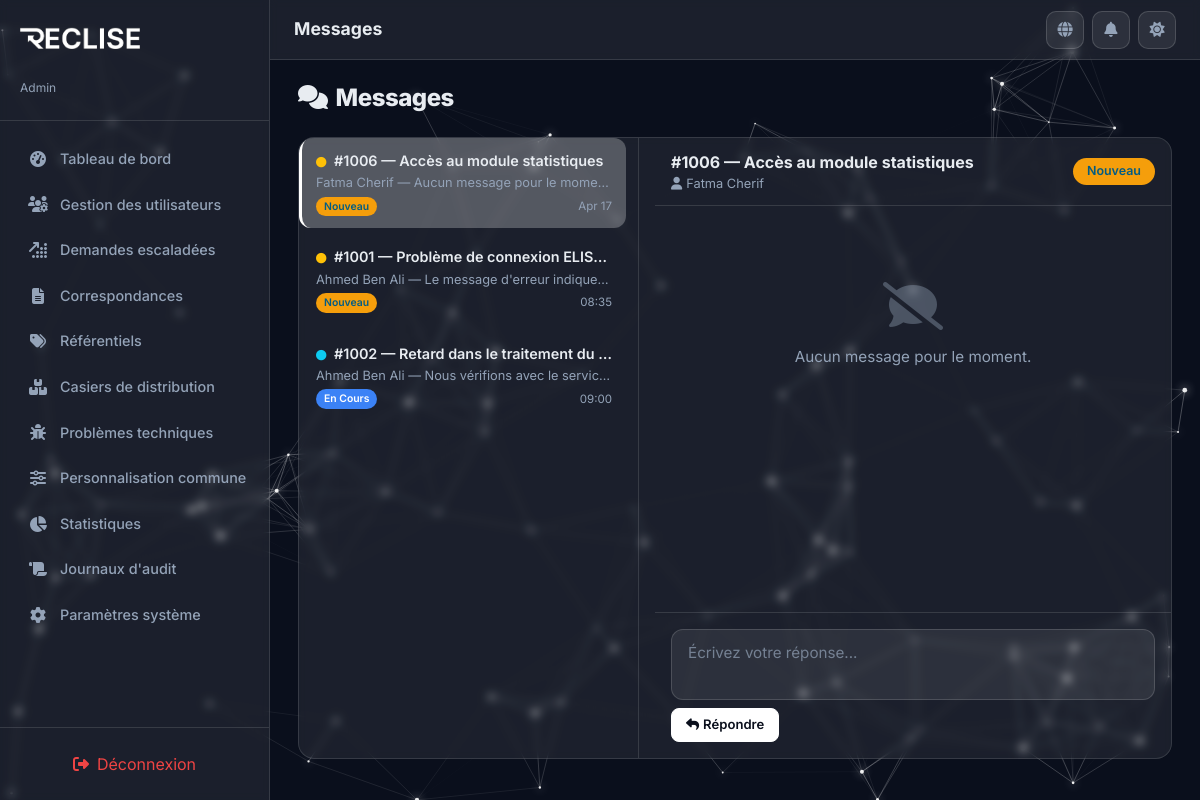
The app's page /PhtP/support/messages.php (signed in) with its own data.
### tables this page shows
CREATE TABLE IF NOT EXISTS requests (
  id                INT AUTO_INCREMENT PRIMARY KEY,
  user_id           INT           NOT NULL,
  type              ENUM('request', 'complaint') NOT NULL DEFAULT 'request',
  title             VARCHAR(255)  NOT NULL,
  description       TEXT          NOT NULL,
  category          ENUM('technical', 'access', 'training') NOT NULL DEFAULT 'technical',
  priority          ENUM('low', 'medium', 'high') NOT NULL DEFAULT 'medium',
  status            ENUM('new', 'in_progress', 'resolved', 'escalated', 'closed') NOT NULL DEFAULT 'new',
  assigned_to       INT           DEFAULT NULL,
  escalated_to_admin TINYINT(1)   NOT NULL DEFAULT 0,
  request_from      ENUM('user', 'support') NOT NULL DEFAULT 'user',
  support_response  TEXT          DEFAULT NULL,
  closure_motive    VARCHAR(255)  DEFAULT NULL,
  created_at        DATETIME      NOT NULL DEFAULT CURRENT_TIMESTAMP,
  updated_at        DATETIME      NOT NULL DEFAULT CURRENT_TIMESTAMP ON UPDATE CURRENT_TIMESTAMP,

  CONSTRAINT fk_requests_user      FOREIGN KEY (user_id)     REFERENCES users(id) ON DELETE CASCADE,
  CONSTRAINT fk_requests_assigned  FOREIGN KEY (assigned_to) REFERENCES users(id) ON DELETE SET NULL
);

CREATE TABLE IF NOT EXISTS users (
  id            INT AUTO_INCREMENT PRIMARY KEY,
  email         VARCHAR(255)  NOT NULL UNIQUE,
  password_hash VARCHAR(255)  NOT NULL DEFAULT '',
  full_name     VARCHAR(255)  NOT NULL,
  role          ENUM('user', 'support', 'admin') NOT NULL DEFAULT 'user',
  phone         VARCHAR(50)   DEFAULT NULL,
  department    VARCHAR(100)  DEFAULT NULL,
  status        ENUM('active', 'inactive') NOT NULL DEFAULT 'active',
  avatar        VARCHAR(10)   DEFAULT NULL,
  joined_at     DATETIME      NOT NULL DEFAULT CURRENT_TIMESTAMP,
  updated_at    DATETIME      NOT NULL DEFAULT CURRENT_TIMESTAMP ON UPDATE CURRENT_TIMESTAMP
);

CREATE TABLE IF NOT EXISTS messages (
  id          INT AUTO_INCREMENT PRIMARY KEY,
  request_id  INT           NOT NULL,
  sender_type ENUM('user', 'support', 'admin', 'system') NOT NULL,
  sender_id   INT           DEFAULT NULL,
  body        TEXT          NOT NULL,
  created_at  DATETIME      NOT NULL DEFAULT CURRENT_TIMESTAMP,

  CONSTRAINT fk_msg_request FOREIGN KEY (request_id) REFERENCES requests(id) ON DELETE CASCADE,
  CONSTRAINT fk_msg_sender  FOREIGN KEY (sender_id)  REFERENCES users(id)    ON DELETE SET NULL
);

### PhtP/includes/i18n.php (called while the page is built, shortened)
<?php
function get_translations($lang = 'fr') {
    return $translations[$lang] ?? $translations['fr'];
}
function t($key, $lang = null) {
    if ($lang === null) {
        $lang = $_SESSION['lang'] ?? 'fr';
    }
    $translations = get_translations($lang);
    return $translations[$key] ?? $key;
}
?>

### PhtP/includes/functions.php (called while the page is built, shortened)
<?php
function to_camel($row) {
    $result = [];
    foreach ($row as $key => $value) {
        $camel = preg_replace_callback('/_([a-z])/', function ($m) {
            return strtoupper($m[1]);
        }, $key);
        $result[$camel] = $value;
    }
    return $result;
}
function to_camel_all($rows) {
    return array_map('to_camel', $rows);
}

### PhtP/support/messages.php (the view, shortened to what this page needs)
<?php
require_once '../includes/header.php';
$requests = to_camel_all($pdo->query("SELECT r.*, u.full_name AS requesterName
    FROM requests r
    LEFT JOIN users u ON r.user_id = u.id
    WHERE r.status NOT IN ('escalated', 'resolved', 'closed')
    ORDER BY r.updated_at DESC")->fetchAll());
$allMessages = to_camel_all($pdo->query("SELECT m.*,
    u.full_name AS senderName, u.role AS senderRole
    FROM messages m
    LEFT JOIN users u ON m.sender_id = u.id
    ORDER BY m.created_at ASC")->fetchAll());
$messageThreads = [];
foreach ($allMessages as $msg) {
    $reqId = $msg['requestId'] ?? 0;
    if (!isset($messageThreads[$reqId])) {
        $messageThreads[$reqId] = [];
    }
    $messageThreads[$reqId][] = $msg;
}
$unreadCounts = [];
foreach ($requests as $req) {
    $reqId = $req['id'];
    $msgs = $messageThreads[$reqId] ?? [];
    $unread = 0;
    foreach ($msgs as $m) {
        if (($m['senderId'] ?? 0) != $_SESSION['user_id']) $unread++;
    }
    $unreadCounts[$reqId] = $unread;
}
$threads = [];
foreach ($requests as $req) {
    $reqId = $req['id'];
    $msgs = $messageThreads[$reqId] ?? [];
    $lastMsg = end($msgs) ?: null;
    $threads[] = [
        'req' => $req,
        'lastMsg' => $lastMsg,
        'msgCount' => count($msgs),
        'unread' => $unreadCounts[$reqId] ?? 0,
    ];
}
usort($threads, function ($a, $b) {
    $aTime = $a['lastMsg'] ? strtotime($a['lastMsg']['createdAt'] ?? 0) : strtotime($a['req']['updatedAt'] ?? 0);
    $bTime = $b['lastMsg'] ? strtotime($b['lastMsg']['createdAt'] ?? 0) : strtotime($b['req']['updatedAt'] ?? 0);
    return $bTime - $aTime;
});
function statusLabel($status) {
    $map = ['new' => 'statusNew', 'in_progress' => 'statusInProgress', 'resolved' => 'statusResolved', 'escalated' => 'statusEscalated', 'closed' => 'statusClosed'];
    return t($map[$status] ?? 'statusNew');
}
?>
<div class="section-header">
  <h2><i class="fas fa-comments me-2"></i><?php echo t('messages'); ?></h2>
</div>
<?php if (empty($threads)): ?>
  <div class="glass-card">
    <div class="empty-state">
      <i class="fas fa-envelope-open"></i>
      <p><?php echo t('noMessages'); ?></p>
    </div>
  </div>
<?php else: ?>
  <div class="glass-card" style="padding: 0; overflow: hidden;">
    <div class="msg-layout">
      <div class="msg-sidebar" id="msgSidebar">
        <?php foreach ($threads as $i => $thread):
            $req = $thread['req'];
            $reqId = $req['id'];
            $isActive = ($i === 0) ? 'active' : '';
            $preview = $thread['lastMsg'] ? htmlspecialchars(mb_substr($thread['lastMsg']['body'] ?? '', 0, 60)) : t('noMessages');
            $time = $thread['lastMsg'] ? date('H:i', strtotime($thread['lastMsg']['createdAt'])) : date('M d', strtotime($req['updatedAt']));
        ?>
          <div class="msg-thread-item <?= $isActive ?>" data-req-id="<?= $reqId ?>" onclick="selectThread(<?= $reqId ?>)">
            <div class="thread-title">
              <i class="fas <?= $req['status'] === 'new' ? 'fa-circle text-warning' : ($req['status'] === 'in_progress' ? 'fa-circle text-info' : 'fa-check-circle text-success') ?> me-1" style="font-size:0.65rem;"></i>
              #<?= $reqId ?> — <?= htmlspecialchars($req['title'] ?? '') ?>
            </div>
            <div class="thread-preview"><?= htmlspecialchars($req['requesterName'] ?? '') ?> — <?= $preview ?></div>
            <div class="thread-meta">
              <span class="status-pill <?= 'status-' . str_replace('_', '-', $req['status'] ?? 'new') ?>" style="font-size:0.65rem; padding:2px 8px;"><?php echo statusLabel($req['status'] ?? 'new'); ?></span>
              <span class="thread-time"><?= $time ?></span>
            </div>
          </div>
        <?php endforeach; ?>
      </div>
      <div class="msg-main" id="msgMain">
        <?php
        $activeReq = $threads[0]['req'];
        $activeId = $activeReq['id'];
        $activeMsgs = $messageThreads[$activeId] ?? [];
        ?>
        <div id="msgHeader" class="d-flex align-items-center justify-content-between" style="padding:12px 16px;border-bottom:1px solid var(--glass-border);">
          <div>
            <strong>#<?= $activeId ?> — <?= htmlspecialchars($activeReq['title'] ?? '') ?></strong>
            <div style="font-size:0.8rem;color:var(--text-secondary);">
              <i class="fas fa-user me-1"></i><?= htmlspecialchars($activeReq['requesterName'] ?? '') ?>
            </div>
          </div>
          <span class="status-pill <?= 'status-' . str_replace('_', '-', $activeReq['status'] ?? 'new') ?>"><?php echo statusLabel($activeReq['status'] ?? 'new'); ?></span>
        </div>
        <div class="msg-body" id="msgBody">
          <?php if (empty($activeMsgs)): ?>
            <div class="empty-state">
              <i class="fas fa-comment-slash"></i>
              <p><?php echo t('noMessages'); ?></p>
            </div>
          <?php endif; ?>
        </div>
        <div class="msg-input-area">
          <textarea class="form-control" id="supportReplyText_<?= $activeId ?>" rows="2"
            placeholder="<?php echo t('writeReplyPlaceholder'); ?>"></textarea>
          <button class="btn btn-sm btn-neon mt-2" onclick="sendReply(<?= $activeId ?>)">
            <i class="fas fa-reply me-1"></i><?php echo t('reply'); ?>
          </button>
        </div>
      </div>
    </div>
  </div>
<?php endif; ?>
<?php require_once '../includes/footer.php'; ?>

### PhtP/assets/css/styles.css (style rules this page uses)
:root { --primary-dark: #0A0F1C; --primary-light: #F5F8FA; --brand-accent: #ffffff; --neon-accent: #ffffff; --success: #10B981; --warning: #F59E0B; --danger: #EF4444; --info: #ffffff; --icon-color: #E2E0FF; --glass-bg: rgba(255, 255, 255, 0.07); --glass-border: rgba(255, 255, 255, 0.12); --text-primary: #E8ECF1; --text-secondary: #94A3B8; --sidebar-width: 270px; --topbar-height: 60px; --body-bg: #0A0F1C; --card-bg: rgba(255, 255, 255, 0.07); --card-border: rgba(255, 255, 255, 0.12); --input-bg: rgba(255, 255, 255, 0.08); --input-border: rgba(255, 255, 255, 0.15); --input-text: #E8ECF1; --modal-bg: rgba(15, 20, 40, 0.95); --shadow-glow: 0 0 15px rgba(255, 255, 255, 0.1); --table-hover: rgba(255, 255, 255, 0.05); --toast-bg: rgba(15, 20, 40, 0.92); --focus-glow: rgba(255, 255, 255, 0.25); --focus-border: #ffffff; --brand-accent-rgb: 255, 255, 255; --btn-bg: #ffffff; --btn-text: #0A0F1C; --btn-border: #ffffff; --btn-hover-bg: transparent; --btn-hover-text: #025C84; }
*, *::before, *::after { box-sizing: border-box; margin: 0; padding: 0; }
body { font-family: 'Inter', sans-serif; font-weight: 400; background: transparent; color: var(--text-primary); min-height: 100vh; overflow-x: hidden; transition: background 0.4s ease, color 0.3s ease; }
body, p, span, div, label, a, button, input, select, textarea, option, td, th, li, h1, h2, h3, h4, h5, h6, small, strong, em, b, i { font-family: 'Inter', sans-serif; }
h1, h2, h3, h4, h5, h6 { font-family: 'Inter', sans-serif; font-weight: 800; letter-spacing: -0.02em; }
.glass-card { background: var(--card-bg); -webkit-backdrop-filter: blur(4px); backdrop-filter: blur(4px); border: 1px solid var(--card-border); border-radius: 16px; padding: 24px; transition: all 0.3s ease; }
.form-control, .form-select { background: var(--input-bg) !important; border: 1px solid var(--input-border) !important; color: var(--input-text) !important; border-radius: 12px !important; padding: 12px 16px; font-size: 0.95rem; transition: border-color 0.3s, box-shadow 0.3s; }
.form-control::placeholder { color: var(--text-secondary); opacity: 0.7; }
.btn-neon { background: var(--btn-bg); color: var(--btn-text) !important; border: 1px solid var(--btn-border); border-radius: 12px; padding: 12px 28px; font-weight: 600; font-size: 0.95rem; transition: all 0.3s; cursor: pointer; }
.btn-sm { padding: 6px 14px !important; font-size: 0.82rem !important; border-radius: 8px !important; }
.status-pill { display: inline-block; padding: 4px 14px; border-radius: 20px; font-size: 0.78rem; font-weight: 600; text-transform: capitalize; }
.status-new { background: #F59E0B; color: #025c84; }
.status-in_progress, .status-in-progress { background: #3B82F6; color: #fff; }
.section-header { display: flex; align-items: center; justify-content: space-between; margin-bottom: 24px; flex-wrap: wrap; gap: 12px; }
.section-header h2 { font-size: 1.5rem; margin: 0; }
.empty-state { text-align: center; padding: 60px 20px; color: var(--text-secondary); }
.empty-state i { font-size: 3rem; margin-bottom: 16px; opacity: 0.4; }
.empty-state p { font-size: 0.95rem; }

### PhtP/support/messages.php (style rules this page uses)
.msg-layout { display: flex; gap: 16px; height: calc(100vh - var(--topbar-height) - 120px); min-height: 500px; }
.msg-sidebar { width: 340px; flex-shrink: 0; overflow-y: auto; border-right: 1px solid var(--glass-border); padding-right: 12px; }
.msg-main { flex: 1; display: flex; flex-direction: column; }
.msg-thread-item { padding: 12px 14px; border-radius: 12px; cursor: pointer; transition: all 0.2s; margin-bottom: 6px; border-left: 3px solid transparent; }
.msg-thread-item.active { background: var(--focus-glow); border-left-color: var(--neon-accent); }
.msg-thread-item .thread-title { font-weight: 600; font-size: 0.9rem; margin-bottom: 2px; white-space: nowrap; overflow: hidden; text-overflow: ellipsis; }
.msg-thread-item .thread-preview { font-size: 0.8rem; color: var(--text-secondary); white-space: nowrap; overflow: hidden; text-overflow: ellipsis; }
.msg-thread-item .thread-meta { display: flex; justify-content: space-between; align-items: center; margin-top: 4px; }
.msg-thread-item .thread-time { font-size: 0.72rem; color: var(--text-secondary); }
.msg-body { flex: 1; overflow-y: auto; padding: 16px; }
.msg-input-area { padding: 16px; border-top: 1px solid var(--glass-border); }
.msg-input-area textarea { resize: none; }

### records on screen
requests: id "1006", title "Accès au module statistiques", user.full_name "Fatma Cherif", preview "Aucun message pour le moment.", status "Nouveau", updated_at "Apr 17", id "Écrivez votre réponse..."
requests: id "1001", title "Problème de connexion ELISSA", user.full_name "Ahmed Ben Ali", status "Nouveau"
messages: body "Le message d'erreur indique…", created_at "08:35"
requests: id "1002", title "Retard dans le traitement du…", user.full_name "Ahmed Ben Ali", status "En Cours"
messages: body "Nous vérifions avec le servic…", created_at "09:00"
users: full_name "Fatma Cherif"

### other values on screen
$roleLabels[$_SESSION['role']] "Admin"
t($item['label']) "Tableau de bord"
t($item['label']) "Gestion des utilisateurs"
t($item['label']) "Demandes escaladées"
t($item['label']) "Correspondances"
t($item['label']) "Référentiels"
t($item['label']) "Casiers de distribution"
t($item['label']) "Problèmes techniques"
t($item['label']) "Personnalisation commune"
t($item['label']) "Statistiques"
t($item['label']) "Journaux d'audit"
t($item['label']) "Paramètres système"
t('logout') "Déconnexion"
t($currentView ?? 'dashboard') "Messages"
t('messages') "Messages"
